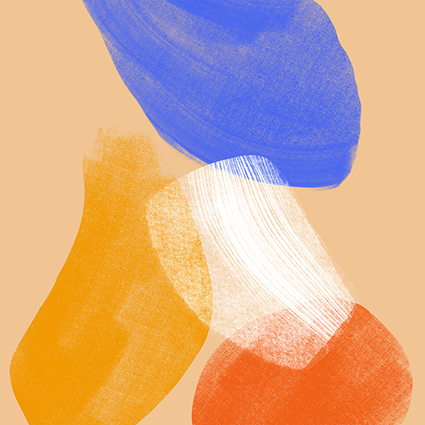
#> input picture resources/1.png, 425 x 425 px, given in place of the camera
$ jupyter execute algorithm1.ipynb
#> lines starting #> are read from the running program, lines starting #| are printed output that depends on the picture; after the words box and inside, x2 and y2 are one past the last pixel; in counts of white or black regions, pixels touching at a corner belong together
[cell 1]
import cv2
import numpy as np

cap = cv2.VideoCapture(0)

# 获取第一帧
ret, frame1 = cap.read()
#> frame1 is the input picture: shape (425, 425, 3); mean B, G, R 140.3, 170.1, 212.7

# 转换为灰度图像
prvs = cv2.cvtColor(frame1, cv2.COLOR_BGR2GRAY)
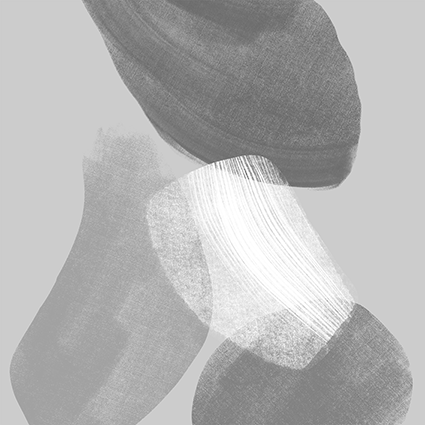
#> prvs: shape (425, 425); min 92, max 255, mean 179.6

# 创建一个蒙版用于绘制轨迹
hsv = np.zeros_like(frame1)
hsv[..., 1] = 255

while (1):
    ret, frame2 = cap.read()
    next = cv2.cvtColor(frame2, cv2.COLOR_BGR2GRAY)

    # 计算光流
    flow = cv2.calcOpticalFlowFarneback(prvs, next, None, 0.5, 3, 15, 3, 5, 1.2, 0)

    # 绘制光流轨迹
    mag, ang = cv2.cartToPolar(flow[..., 0], flow[..., 1])
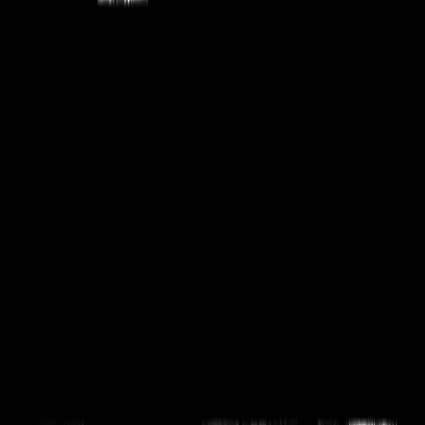
#> mag: shape (425, 425) float32; min 0, max 0.0355, mean 3.57e-05; drawn with min black and max white
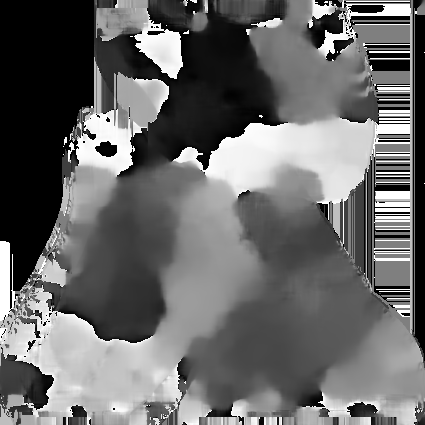
#> ang: shape (425, 425) float32; min 0, max 6.28, mean 2.59; drawn with min black and max white
    hsv[..., 0] = ang * 180 / np.pi / 2
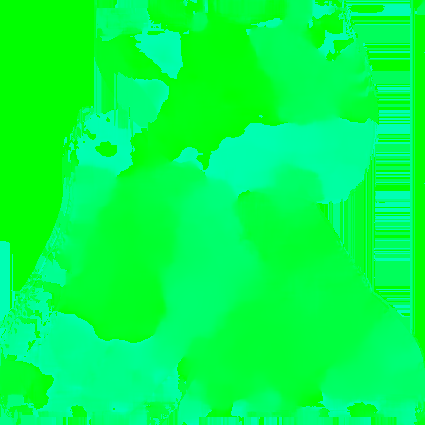
#> hsv: shape (425, 425, 3); mean of channels 0, 1, 2 73.9, 255, 0; drawn as B, G, R
    hsv[..., 2] = cv2.normalize(mag, None, 0, 255, cv2.NORM_MINMAX)
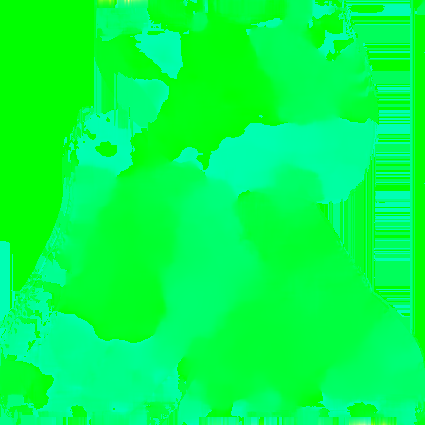
#> hsv: shape (425, 425, 3); 1.17% of pixels changed, all inside (x1, y1, x2, y2) = (18, 0, 400, 425); drawn as B, G, R
    bgr = cv2.cvtColor(hsv, cv2.COLOR_HSV2BGR)


    cv2.imshow('frame', bgr)
    k = cv2.waitKey(30) & 0xff
#> (key Esc is pressed here)
    if k == 27:
        break

    # 更新帧和蒙版
    prvs = next

cap.release()
cv2.destroyAllWindows()

[cell 2]
import numpy as np
import cv2
# import sklearn
# from sklearn.metrics.pairwise import cosine_similarity

step = 10

if __name__ == '__main__':
    cam = cv2.VideoCapture(0)
    ret, prev = cam.read()
    prevgray = cv2.cvtColor(prev, cv2.COLOR_BGR2GRAY)

    while True:
        ret, img = cam.read()
        gray = cv2.cvtColor(img, cv2.COLOR_BGR2GRAY)
        # 使用Gunnar Farneback算法计算密集光流
        # flow=cv2.calcOpticalFlowPyrLK(prevgray,gray,)
        flow = cv2.calcOpticalFlowFarneback(prevgray, gray, None, 0.5, 3, 15, 3, 5, 1.2, 0)
        prevgray = gray

        # 绘制线
        h, w = gray.shape[:2]
#> h = 425; w = 425
        y, x = np.mgrid[step / 2:h:step, step / 2:w:step].reshape(2, -1).astype(int)
#> y = 1764 values from 5 to 415
        fx, fy = flow[y, x].T
#> fx = 1764 values, max 0.00049 at index 10, min -0.00261 at index 12, mean -2.64e-06; fy = 1764 values, max 0.00179 at index 10, min -0.0034 at index 12, mean -1.97e-06
        lines = np.vstack([x, y, x + fx, y + fy]).T.reshape(-1, 2, 2)
        lines = np.int32(lines)

        line = []
        for l in lines:
            # if l[0][0] - l[1][0] > 3 or l[0][1] - l[1][1] > 3:
            line.append(l)
#> this loop made 1764 passes
#> l on passes 1 to 3: [[5, 5], [5, 5]], [[15, 5], [15, 5]], [[25, 5], [25, 5]]
#> after the loop, line = 1764 items, first 6: [[5, 5], [5, 5]], [[15, 5], [15, 5]], [[25, 5], [25, 5]], [[35, 5], [35, 5]], [[45, 5], [45, 5]], [[55, 5], [55, 5]]

        # [15 lines of commented-out code are left out]

        flow_avg = np.zeros(2)
        flow_avg[0] = np.mean(flow[..., 0])
        flow_avg[1] = np.mean(flow[..., 1])
        flow_len=np.linalg.norm(flow_avg)
        if flow_len>5:
            print('画面被移动了',flow_len)

        font = cv2.FONT_HERSHEY_SIMPLEX
        cv2.putText(img, str(flow_len), (10, 100), font, 0.5, (255, 255, 0), 2)
        # if flow_len > 5:
        #     print('摄像头被移动')


        cv2.polylines(img, line, 0, (0, 255, 255))
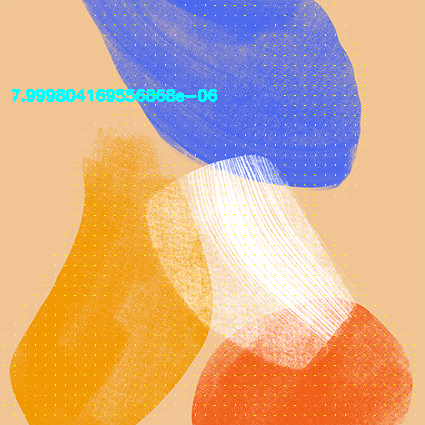
#> img: shape (425, 425, 3); mean B, G, R 138.9, 172.3, 211.7
        cv2.imshow('flow', img)

        ch = cv2.waitKey(5)
#> (key Esc is pressed here)
        if ch == 27:
            break
    cv2.destroyAllWindows()

[cell 3]
import cv2
import numpy as np

cap = cv2.VideoCapture(0)

# 设置ShiTomasi角点检测的参数
feature_params = dict(maxCorners=100,
                      qualityLevel=0.3,
                      minDistance=7,
                      blockSize=7)

# 设置Lucas-Kanade光流法的参数
lk_params = dict(winSize=(15, 15),
                 maxLevel=2,
                 criteria=(cv2.TERM_CRITERIA_EPS | cv2.TERM_CRITERIA_COUNT, 10, 0.03))

# 创建随机颜色
color = np.random.randint(0, 255, (100, 3))

# 获取第一帧，找到角点
ret, old_frame = cap.read()
old_gray = cv2.cvtColor(old_frame, cv2.COLOR_BGR2GRAY)
p0 = cv2.goodFeaturesToTrack(old_gray, mask=None, **feature_params)
#> p0 = [[219, 163], [238, 159], [247, 157], [330, 336], [228, 162], [260, 158]]

# 创建一个掩膜用于绘制轨迹
mask = np.zeros_like(old_frame)

while True:
    ret, frame = cap.read()
    frame_gray = cv2.cvtColor(frame, cv2.COLOR_BGR2GRAY)

    # 计算光流
    p1, st, err = cv2.calcOpticalFlowPyrLK(old_gray, frame_gray, p0, None, **lk_params)
#> p1 has the same summary as p0; st = [1, 1, 1, 1, 1, 1]; err = [0, 0, 0, 0, 0, 0]

    # 选择好的点
    good_new = p1[st == 1]
#> good_new has the same summary as p0
    good_old = p0[st == 1]
#> good_old has the same summary as p0

    flow=good_new-good_old
#> flow = [[0, 0], [0, 0], [0, 0], [0, 0], [0, 0], [0, 0]]
    flow_avg = np.zeros(2)
    flow_avg[0] = np.mean(flow[...,0])
    flow_avg[1] = np.mean(flow[..., 1])
    flow_len = np.linalg.norm(flow_avg)
    print(flow_len)


    # 绘制轨迹
    for i, (new, old) in enumerate(zip(good_new, good_old)):
        a, b = new.ravel()
        c, d = old.ravel()
        a,b,c,d=int(a),int(b),int(c),int(d)
        mask = cv2.line(mask, (a, b), (c, d), color[i].tolist(), 2)
        frame = cv2.circle(frame, (a, b), 5, color[i].tolist(), -1)
#> this loop made 6 passes
#> (a, b, c, d) on passes 1 to 6: (219, 163, 219, 163), (238, 159, 238, 159), (247, 157, 247, 157), (330, 336, 330, 336), (228, 162, 228, 162), (260, 158, 260, 158)
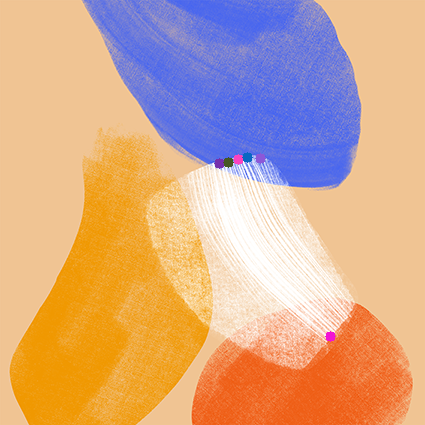
#> frame: shape (425, 425, 3); mean B, G, R 140.2, 169.8, 212.6
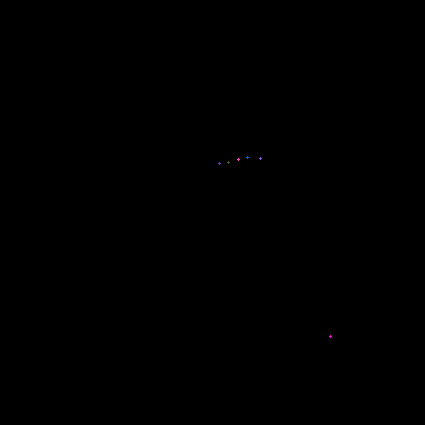
#> mask: shape (425, 425, 3); mean of channels 0, 1, 2 0, 0, 0; drawn as B, G, R
    img = cv2.add(frame, mask)

    cv2.imshow('frame', img)
    k = cv2.waitKey(30) & 0xff
#> (key Esc is pressed here)
    if k == 27:
        break

    # 更新上一帧的图像和角点位置
    old_gray = frame_gray.copy()
    p0 = good_new.reshape(-1, 1, 2)

cv2.destroyAllWindows()
cap.release()
